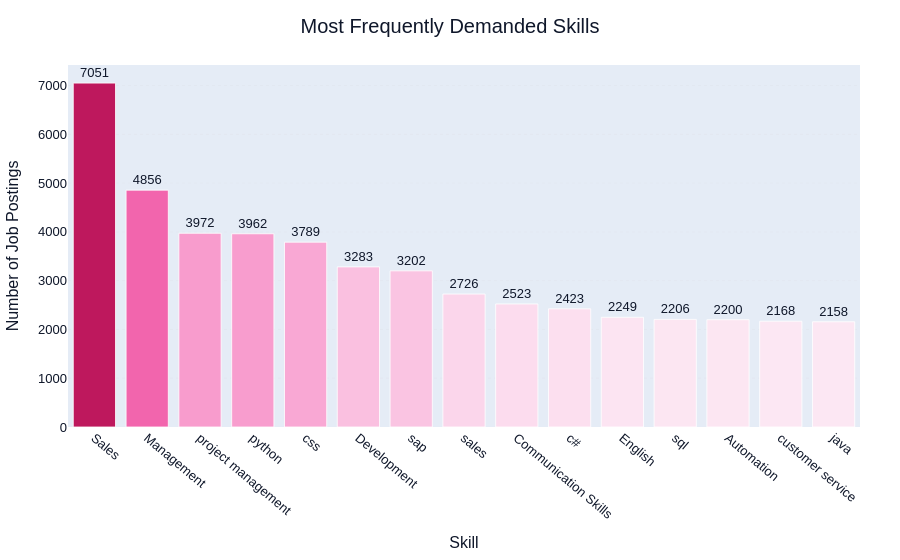

Source (notebook cell):
### Markdown cell above
#### Chart 8: Most Frequently Demanded Skills

### Code cell
skills = (
    df["tagsAndSkills"]
    .dropna()
    .str.split(",")
    .explode()
    .str.strip()
)

top_skills = (
    skills.value_counts()
    .head(15)
    .sort_values(ascending=False)
)

fig = px.bar(
    x=top_skills.index,
    y=top_skills.values,
    title="Most Frequently Demanded Skills",
    text=top_skills.values,
    color=top_skills.values,
    color_continuous_scale=[
        "#FCE7F3",
        "#FBCFE8",
        "#F9A8D4",
        "#F472B6",
        "#EC4899",
        "#DB2777",
        "#BE185D"
    ]
)

fig.update_coloraxes(showscale=False)

fig.update_xaxes(
    title="Skill",
    tickangle=40
)

fig.update_yaxes(
    title="Number of Job Postings"
)

fig.update_traces(
    textposition="outside",
    cliponaxis=False,
    marker=dict(
        line=dict(
            color="white",
            width=0.8
        )
    ),
    hovertemplate=(
        "<b>%{x}</b><br>"
        "Job Postings: %{y:,}"
        "<extra></extra>"
    )
)

fig = style_plot(fig)

fig.show()

### Figure 1 — Plotly figure (JSON) as saved in the notebook; plotly's stock layout.template omitted (floating-point values rounded to 4 significant figures)
{"data": [{"cliponaxis": false, "hovertemplate": "<b>%{x}</b><br>Job Postings: %{y:,}<extra></extra>", "legendgroup": "", "marker": {"color": [7051, 4856, 3972, 3962, 3789, 3283, 3202, 2726, 2523, 2423, 2249, 2206, 2200, 2168, 2158], "coloraxis": "coloraxis", "line": {"color": "white", "width": 0.8}, "pattern": {"shape": ""}}, "name": "", "orientation": "v", "showlegend": false, "text": [7051.0, 4856.0, 3972.0, 3962.0, 3789.0, 3283.0, 3202.0, 2726.0, 2523.0, 2423.0, 2249.0, 2206.0, 2200.0, 2168.0, 2158.0], "textposition": "outside", "type": "bar", "x": ["Sales", "Management", "project management", "python", "css", "Development", "sap", "sales", "Communication Skills", "c#", "English", "sql", "Automation", "customer service", "java"], "xaxis": "x", "y": [7051, 4856, 3972, 3962, 3789, 3283, 3202, 2726, 2523, 2423, 2249, 2206, 2200, 2168, 2158], "yaxis": "y"}], "layout": {"barmode": "relative", "coloraxis": {"autocolorscale": false, "colorbar": {"title": {"text": "color"}}, "colorscale": [[0, "#FCE7F3"], [0.1667, "#FBCFE8"], [0.3333, "#F9A8D4"], [0.5, "#F472B6"], [0.6667, "#EC4899"], [0.8333, "#DB2777"], [1, "#BE185D"]], "showscale": false}, "font": {"color": "#0F172A", "family": "Arial", "size": 13}, "hovermode": "x unified", "legend": {"bgcolor": "rgba(0,0,0,0)", "borderwidth": 0, "tracegroupgap": 0}, "margin": {"b": 35, "l": 40, "r": 40, "t": 65}, "title": {"font": {"family": "Arial", "size": 20}, "text": "Most Frequently Demanded Skills", "x": 0.5, "xanchor": "center"}, "xaxis": {"anchor": "y", "domain": [0, 1], "showgrid": false, "showline": false, "tickangle": 40, "title": {"text": "Skill"}, "zeroline": false}, "yaxis": {"anchor": "x", "domain": [0, 1], "gridcolor": "#E2E8F0", "griddash": "dot", "gridwidth": 0.8, "showgrid": true, "showline": false, "title": {"text": "Number of Job Postings"}, "zeroline": false}}}
